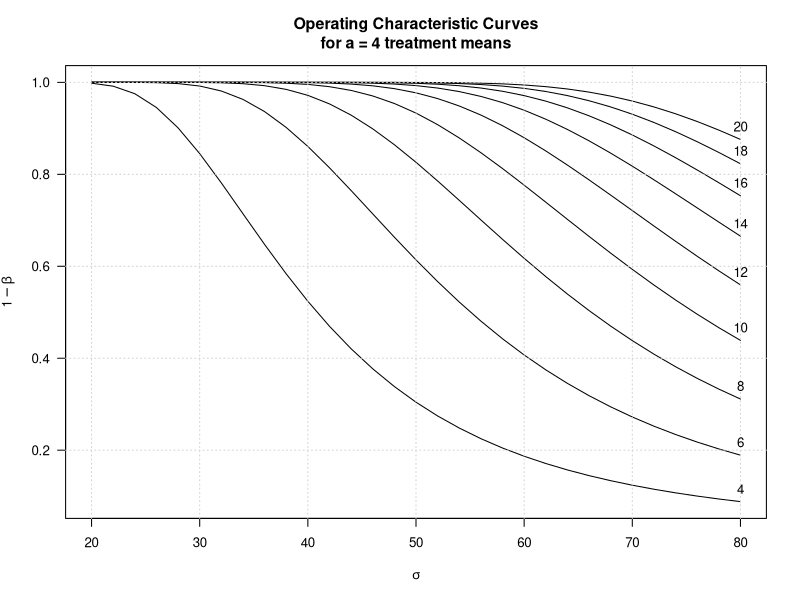

Reproduce this figure in R.
######################################################################
# Modified from Design and Analysis of Experiments -- Douglas Montgomery
# dae.tex
# (c) Christophe Lalanne, 2009
######################################################################


######################################################################
## Power and Sample size (One-way ANOVA)
######################################################################

# Group means (example)
grp.means <- c(575, 600, 650, 675)

# Single power calculation (sanity check)
power.anova.test(
  groups     = 4,
  between.var = var(grp.means),
  within.var  = 25^2,
  sig.level   = 0.01,
  power       = 0.90
)

# Sequences to explore
sigma_seq <- seq(20, 80, by = 2)   # within-group SD values
nn        <- seq(4, 20, by = 2)    # per-group sample sizes

# Matrix of powers: rows = sigma, cols = n
pow_mat <- matrix(NA_real_, nrow = length(sigma_seq), ncol = length(nn))

# Safer computation in case vectorization changes across versions
for (i in seq_along(sigma_seq)) {
  this_sd <- sigma_seq[i]
  pow_vec <- sapply(nn, function(n_per_grp) {
    power.anova.test(
      groups      = 4,
      n           = n_per_grp,
      between.var = var(grp.means),
      within.var  = this_sd^2,
      sig.level   = 0.01
    )$power
  })
  pow_mat[i, ] <- pow_vec
}

colnames(pow_mat) <- nn
rownames(pow_mat) <- sigma_seq

# Plot
opar <- par(las = 1, cex = 0.8)
matplot(
  x = sigma_seq, y = pow_mat, type = "l",
  xlab = expression(sigma),
  ylab = expression(1 - beta),   # 'power' = 1 - beta
  col = 1, lty = 1
)
grid()

# Label each curve at the right edge with its n value
text(
  x = rep(max(sigma_seq), length(nn)),
  y = pow_mat[nrow(pow_mat), ],
  labels = as.character(nn),
  pos = 3
)

title("Operating Characteristic Curves\nfor a = 4 treatment means")
par(opar)

